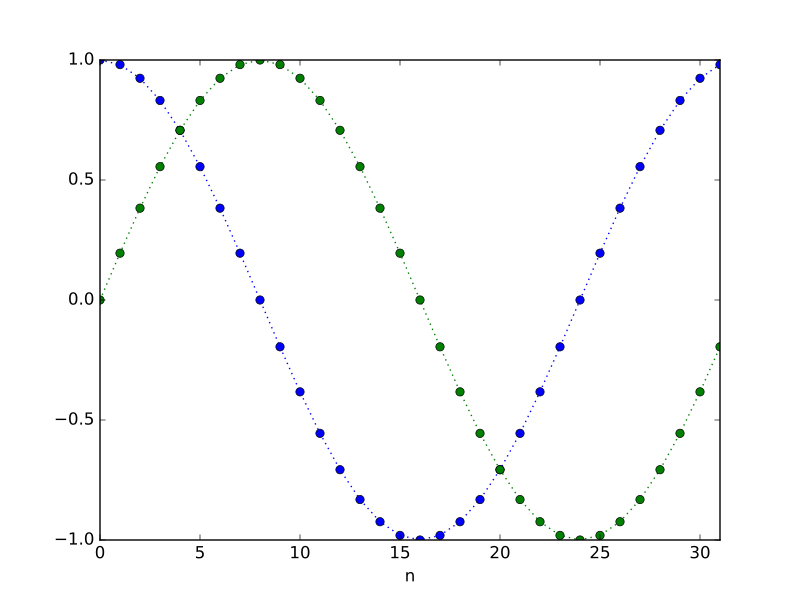

This figure's Python source:
ns = np.arange(N)
t_1 = 2 * np.pi * ns / N
plt.plot(ns, np.cos(t_1), 'o:')
plt.plot(ns, np.sin(t_1), 'o:')
plt.xlim(0, N-1)
plt.xlabel('n')
